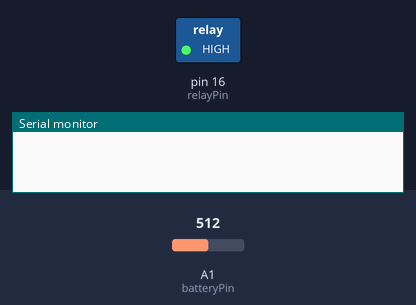
This sketch was run on a simulated Arduino Uno, built with avr-gcc and run on an emulated ATmega328P. On the bench: switched loads named in the sketch (green lamp = pin HIGH), the last lines printed to the serial monitor. The inputs (shaded band) are chosen by the test bench; at power-on: A1 (batteryPin) = 512.

Above: at 0.05 s.
At 30.1 s:
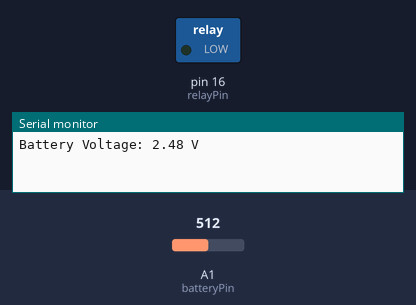
Timing chart, 0 to 78.1 s (numbered marks = the images above):
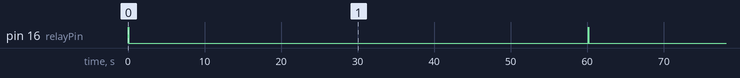

The sketch:

batteryMonitor.ino
```cpp
const int batteryPin = 15; // GPIO pin connected to the voltage divider output
const int relayPin = 16;   // GPIO pin connected to the relay control

void setup() {
  Serial.begin(115200);
  pinMode(batteryPin, INPUT);
  pinMode(relayPin, OUTPUT);
  digitalWrite(relayPin, LOW); // Ensure relay is off initially
}

void loop() {
  // Activate the relay to measure battery voltage
  digitalWrite(relayPin, HIGH);
  delay(100); // Small delay to stabilize the reading

  // Read the battery voltage
  int sensorValue = analogRead(batteryPin);

  // Deactivate the relay to avoid draining the battery
  digitalWrite(relayPin, LOW);

  // Convert the analog reading to a voltage value (considering the voltage divider)
  float voltage = sensorValue * (3.3 / 4095.0) * ((10.0 + 2.0) / 2.0);
  Serial.print("Battery Voltage: ");
  Serial.print(voltage);
  Serial.println(" V");

  delay(60000); // Wait 60 seconds before the next reading
}
```

Measured:
- by itself, pin 16 (relayPin): alternates HIGH for 0.10 s and LOW for 60.0 s
